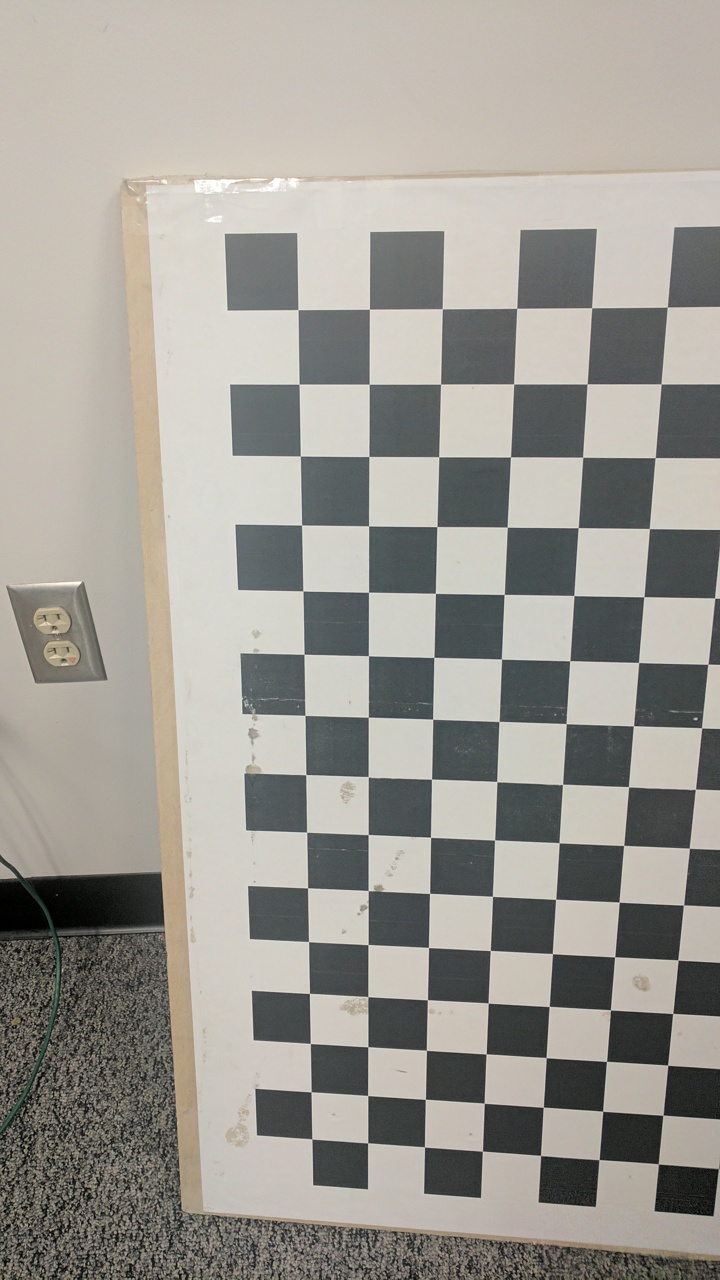
#> input picture Phase1/Data/Test/Test1/1.jpg, 720 x 1280 px
$ python Wrapper.py   (older library calls are emulated)
#> lines starting #> are read from the running program, lines starting #| are printed output that depends on the picture; after the words box and inside, x2 and y2 are one past the last pixel; in counts of white or black regions, pixels touching at a corner belong together
#!/usr/bin/evn python

"""
RBE/CS Fall 2022: Classical and Deep Learning Approaches for
Geometric Computer Vision
Project 1: MyAutoPano: Phase 2 Starter Code


Author(s):
Lening Li (lli4@wpi.edu)
Teaching Assistant in Robotics Engineering,
Worcester Polytechnic Institute
"""

# Code starts here:
import copy

import numpy as np
import cv2
from operator import itemgetter


# Add any python libraries here
def main():
    # [6 lines of commented-out code are left out]
    input_image1 = '../Data/Test/Test1/1.jpg'
    input_image2 = '../Data/Test/Test1/2.jpg'
    input_image3 = '../Data/Test/Test4/3.jpg'

    output_folder = './Test1/'


    """
    Read a set of images for Panorama stitching
    """

    img1 = cv2.imread(input_image1)
#> img1 is the input picture: shape (1280, 720, 3); mean B, G, R 146.9, 153.9, 156.9
    img2 = cv2.imread(input_image2)
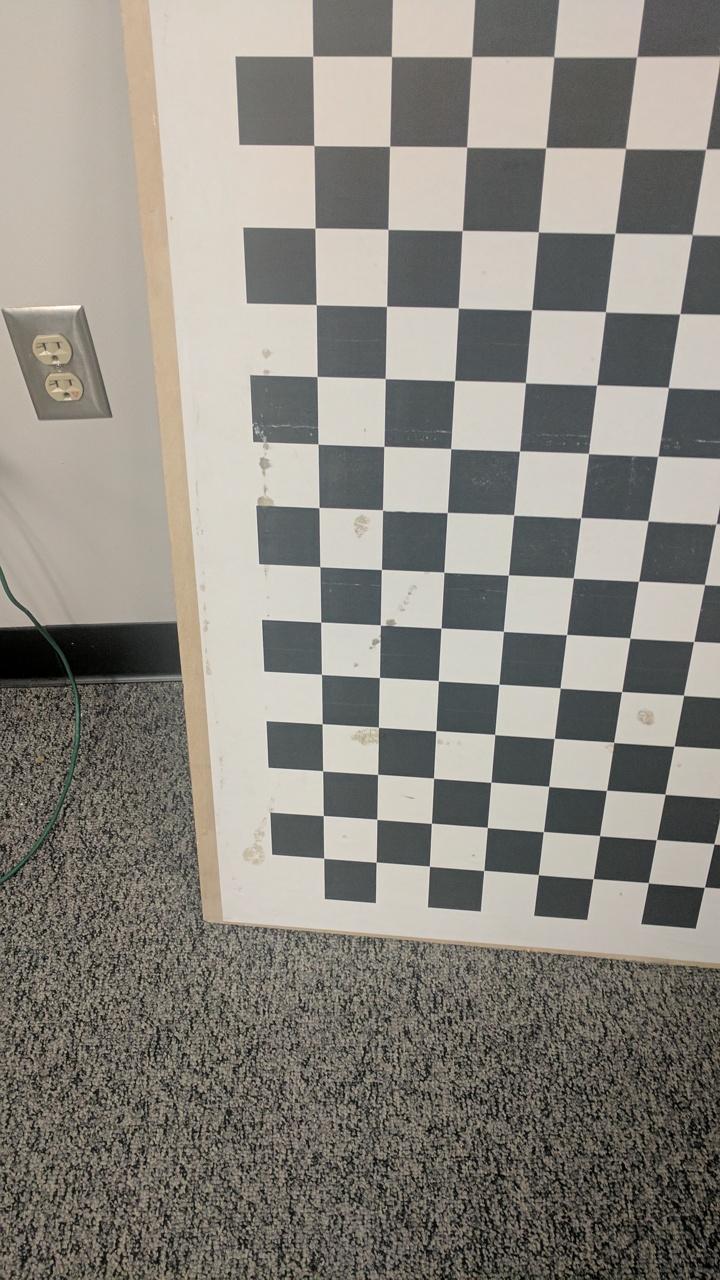
#> input picture Phase1/Data/Test/Test1/2.jpg, 720 x 1280 px
#> img2 is the input picture: shape (1280, 720, 3); mean B, G, R 128.4, 136, 139.8
    img3 = cv2.imread(input_image3)
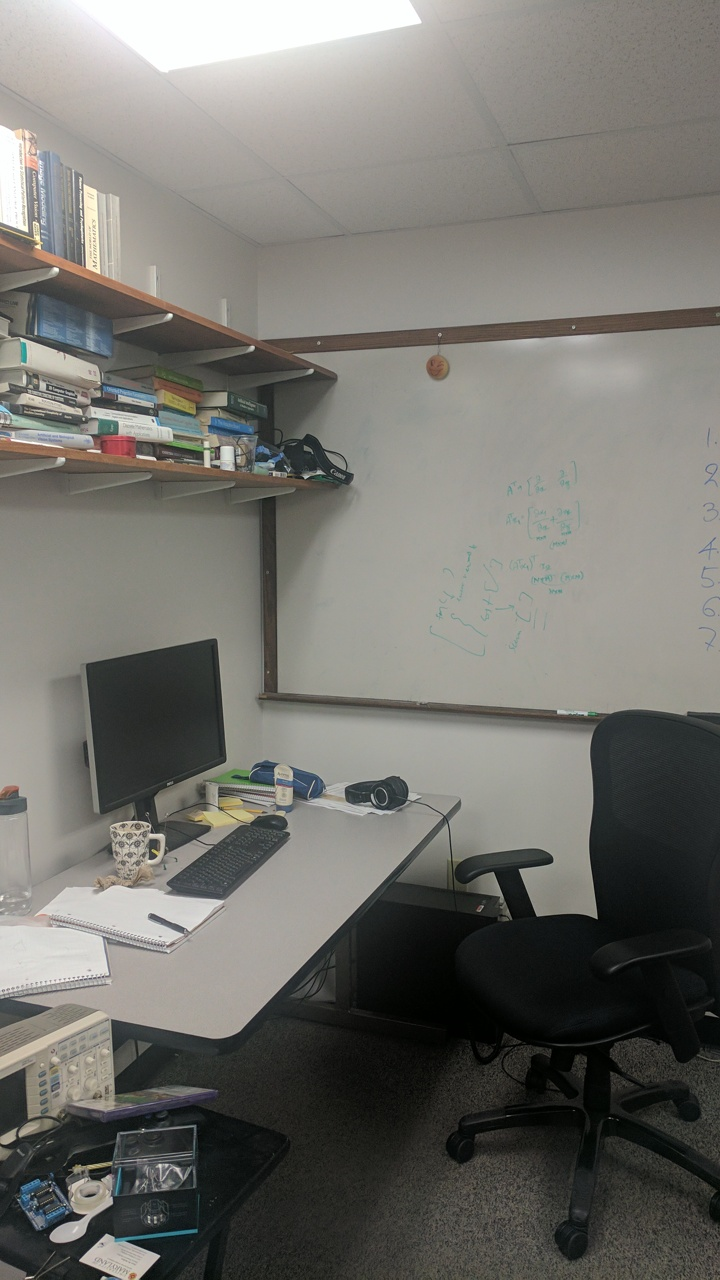
#> input picture Phase1/Data/Test/Test4/3.jpg, 720 x 1280 px
#> img3 is the input picture: shape (1280, 720, 3); mean B, G, R 109.5, 114.7, 115.9

    img1_gray = cv2.cvtColor(img1, cv2.COLOR_BGR2GRAY)
    img2_gray = cv2.cvtColor(img2, cv2.COLOR_BGR2GRAY)
    img1_gray = np.float32(img1_gray)
    img2_gray = np.float32(img2_gray)


    """
    Corner Detection
    Save Corner detection output as corners.png
    """
    corners1 = CornerDetection(img1, img1_gray, output_folder+'corners1.png')
#> in CornerDetection, `corners = cv2.goodFeaturesToTrack(gray_image, 1000000000, 0.01, 10)`: corners = 838 rows, first 8: [487, 1002], [427, 1051], [483, 1102], [487, 1053], [311, 1138], [616, 956], [618, 901], [610, 1009]
#> the loop in CornerDetection, `for i in corners:` made 838 passes
#> corners1 has the same summary as corners in CornerDetection
    corners2 = CornerDetection(img2, img2_gray, output_folder+'corners2.png')
#> call 2 of CornerDetection, with output_name = './Test1/corners2.png'
#> in CornerDetection (call 2), `corners = cv2.goodFeaturesToTrack(gray_image, 1000000000, 0.01, 10)`: corners = 2039 rows, first 8: [706, 886], [640, 580], [620, 693], [675, 745], [442, 627], [488, 828], [608, 789], [542, 833]
#> the loop in CornerDetection (call 2), `for i in corners:` made 2039 passes
#> after the loop in CornerDetection (call 2), `for i in corners:`:
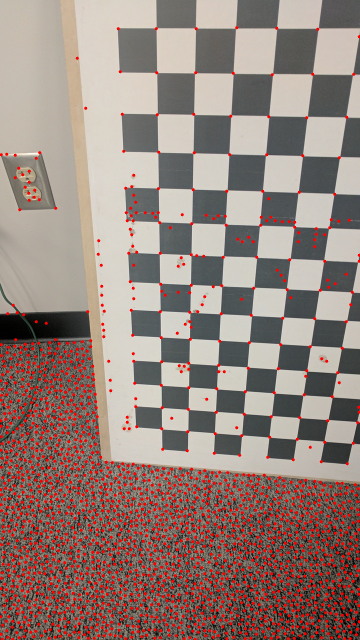
#> ori_image: shape (1280, 720, 3) (shown at 1/2 size); mean B, G, R 122.8, 129.9, 149.8
#> corners2 has the same summary as corners in CornerDetection

    """
    Perform ANMS: Adaptive Non-Maximal Suppression
    Save ANMS output as anms.png
    """

    img1 = cv2.imread(input_image1)
    img2 = cv2.imread(input_image2)
    img3 = cv2.imread(input_image3)

    img1_gray = cv2.cvtColor(img1, cv2.COLOR_BGR2GRAY)
    img2_gray = cv2.cvtColor(img2, cv2.COLOR_BGR2GRAY)
    img1_gray = np.float32(img1_gray)
    img2_gray = np.float32(img2_gray)

    anms_corners_img1 = ANMS(corners1, 100, img1, img1_gray, output_folder+'anms1.png')
    anms_corners_img2 = ANMS(corners2, 100, img2, img2_gray, output_folder+'anms2.png')

    """
    Feature Descriptors
    Save Feature Descriptor output as FD.png
    """

    img1 = cv2.imread(input_image1)
    img2 = cv2.imread(input_image2)
    img3 = cv2.imread(input_image3)

    img1_gray = cv2.cvtColor(img1, cv2.COLOR_BGR2GRAY)
    img2_gray = cv2.cvtColor(img2, cv2.COLOR_BGR2GRAY)
    img1_gray = np.float32(img1_gray)
    img2_gray = np.float32(img2_gray)

    anms_corners_img1 = np.delete(anms_corners_img1, 2, 1)
    anms_corners_img2 = np.delete(anms_corners_img2, 2, 1)
    patch_size = 40
    feat_desc = np.array(np.zeros((int((patch_size / 5) ** 2), 1)))
    epsilon = 10e-10

    feature1 = featuredescription(img1_gray, patch_size, anms_corners_img1, epsilon, feat_desc, 500)
    feature2 = featuredescription(img2_gray, patch_size, anms_corners_img2, epsilon, feat_desc, 500)

    """
    Feature Matching
    Save Feature Matching output as matching.png
    """

    img1 = cv2.imread(input_image1)
    img2 = cv2.imread(input_image2)
    img3 = cv2.imread(input_image3)

    img1_gray = cv2.cvtColor(img1, cv2.COLOR_BGR2GRAY)
    img2_gray = cv2.cvtColor(img2, cv2.COLOR_BGR2GRAY)
    img1_gray = np.float32(img1_gray)
    img2_gray = np.float32(img2_gray)

    ratioFM = 0.7

    cor1, cor2 = featureMatching(img1, img2, output_folder+'matching.png', feature1, feature2, anms_corners_img1, anms_corners_img2, ratioFM, epsilon)

    """
    Refine: RANSAC, Estimate Homography
    """

    img1 = cv2.imread(input_image1)
    img2 = cv2.imread(input_image2)
    img3 = cv2.imread(input_image3)

    img1_gray = cv2.cvtColor(img1, cv2.COLOR_BGR2GRAY)
    img2_gray = cv2.cvtColor(img2, cv2.COLOR_BGR2GRAY)
    img1_gray = np.float32(img1_gray)
    img2_gray = np.float32(img2_gray)

    pts_src, pts_dst, bestcorners1, bestcorners2 = RANSAC(cor1, cor2, img1, img2, 300, output_folder+'ransac.png')
    # [4 lines of commented-out code are left out]

    """
    Image Warping + Blending
    Save Panorama output as mypano.png
    """

    img1 = cv2.imread(input_image1)
    img2 = cv2.imread(input_image2)
    img3 = cv2.imread(input_image3)

    img1_gray = cv2.cvtColor(img1, cv2.COLOR_BGR2GRAY)
    img2_gray = cv2.cvtColor(img2, cv2.COLOR_BGR2GRAY)
    img1_gray = np.float32(img1_gray)
    img2_gray = np.float32(img2_gray)

    h, status = cv2.findHomography(pts_src, pts_dst)
    im_out = cv2.warpPerspective(img1, h, (img2.shape[1], img2.shape[0]))
    #cv2.imshow("Source Image", img1)
    #cv2.imshow("Destination Image", img2)
    #cv2.imshow("Warped Source Image", im_out)
    cv2.imwrite(output_folder+'Blending.png', im_out)
    #cv2.waitKey(0)


def CornerDetection(ori_image, gray_image, output_name):


    print('Called Corner Detection')

    #corners = cv2.cornerHarris(gray_image,2,5,0.07)

    corners = cv2.goodFeaturesToTrack(gray_image, 1000000000, 0.01, 10)
    corners = np.int0(corners)


    for i in corners:
        x, y = i.ravel()

        cv2.circle(ori_image, (x, y), 3, (0,0,255), -1)

    cv2.imwrite(output_name, ori_image)
    return corners

def ANMS(stron_corners, best_num_corners, ori_image, img_gray, imagename):

#> called with stron_corners = array of shape (838, 1, 2), best_num_corners = 100, imagename = './Test1/anms1.png'
    print('Called ANMS')

    l, _, w = stron_corners.shape
    r = np.inf * np.ones(l)
    best_coordinates = []
    anms_coordinates = []
    ED = 0
    #print('r', r)
    for i in range(l):
        coor1 = stron_corners[i]
        #print('coor1',coor1)
        xi = np.int(coor1[0][0])
        yi = np.int(coor1[0][1])
        for j in range(w):
            coor2 = stron_corners[j]
            xj = np.int(coor2[0][0])
            yj = np.int(coor2[0][1])
            if int(img_gray[yi, xi]) > int(img_gray[yj, xj]):
                ED = (xj - xi)**2 + (yj - yi)**2
            if ED < r[i]:
                r[i] = ED
                best_coordinates.append([xi, yi, r[i]])
#> this loop made 838 passes
#> after the loop, best_coordinates = 1176 items, first 6: [487, 1002, 0], [427, 1051, 6001], [483, 1102, 10016], [487, 1053, 2601], [311, 1138, 49472], [616, 956, 49472]; r = 838 values, max 841250 at index 759, min 0 at index 0, mean 153852.3
    best_coordinates = np.array(best_coordinates, np.int0)
#> best_coordinates = 1176 rows, first 8: [487, 1002, 0], [427, 1051, 6001], [483, 1102, 10016], [487, 1053, 2601], [311, 1138, 49472], [616, 956, 49472], [618, 901, 27362], [610, 1009, 15178]

    indices, dessorted = zip(*sorted(enumerate(-best_coordinates[:,2]), key=itemgetter(1)))
#> indices = 1176 values, max 1175 at index 65, min 0 at index 1175, mean 587.5; dessorted = 1176 values from -841250 to 0
    # [5 lines of commented-out code are left out]

    for i in range(len(indices)):
        k = indices[i]
        #print('indice', k)
        anms_coordinates.append(best_coordinates[k])
#> this loop made 1176 passes
#> k on passes 1 to 3: 1073, 1048, 1072
#> after the loop, anms_coordinates = 1176 items, first 6: [578, 1204, 841250], [698, 1203, 819721], [152, 176, 794501], [129, 186, 794020], [540, 1190, 791642], [162, 181, 779666]


    anms_coordinates = np.array(anms_coordinates)
#> anms_coordinates = 1176 rows, first 8: [578, 1204, 841250], [698, 1203, 819721], [152, 176, 794501], [129, 186, 794020], [540, 1190, 791642], [162, 181, 779666], [137, 194, 775364], [691, 1273, 775282]

    anms_coordinates = anms_coordinates[:best_num_corners, :]
#> anms_coordinates = 100 rows, first 8: [578, 1204, 841250], [698, 1203, 819721], [152, 176, 794501], [129, 186, 794020], [540, 1190, 791642], [162, 181, 779666], [137, 194, 775364], [691, 1273, 775282]
    anms_image = copy.deepcopy(ori_image)

    for i in anms_coordinates:
        x,y,_ = i.ravel()
        cv2.circle(anms_image, (int(x), int(y)), 3, [0, 0, 255], -1)
#> this loop made 100 passes
#> (i, x, y) on passes 1 to 8: ([578, 1204, 841250], 578, 1204), ([698, 1203, 819721], 698, 1203), ([152, 176, 794501], 152, 176), ([129, 186, 794020], 129, 186), ([540, 1190, 791642], 540, 1190), ([162, 181, 779666], 162, 181), ([137, 194, 775364], 137, 194), ([691, 1273, 775282], 691, 1273)
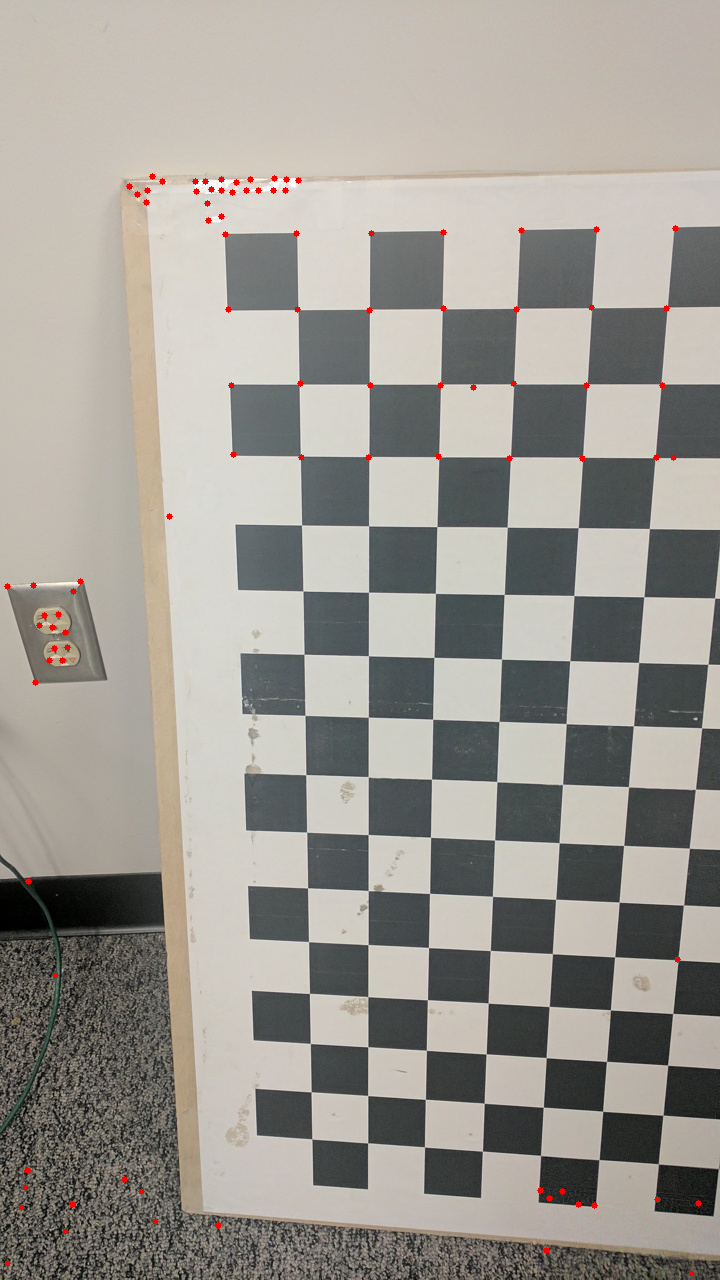
#> anms_image: shape (1280, 720, 3); 0.29% of pixels changed, all inside (x1, y1, x2, y2) = (4, 173, 702, 1277)
#> in main, `anms_corners_img1 = ANMS(corners1, 100, img1, img1_gray, output_folder..`: anms_corners_img1 has the same summary as anms_coordinates in ANMS
#> the loop in ANMS (call 2), `for i in range(l):` made 2039 passes
#> the loop in ANMS (call 2), `for i in anms_coordinates:` made 100 passes
#> i on passes 1 to 8: [236, 57, 908141], [154, 116, 897604], [312, 57, 842477], [2, 309, 828545], [13, 308, 814333], [351, 1212, 790169], [30, 310, 788752], [392, 57, 785837]
    cv2.imwrite(imagename, anms_image)
    #print('best', anms_coordinates)
    return anms_coordinates

def featuredescription(image, patch_size, anmsPos, epsilon, feat_desc, padsize):
#> called with patch_size = 40, anmsPos = array of shape (100, 2), epsilon = 1e-09, feat_desc = array of shape (64, 1), padsize = 500
    print('Called Feature Description')
    anmsPos = np.array(anmsPos)
    r, c = anmsPos.shape  # Size of the ANMS
    img_pad = np.pad(image, padsize, 'constant',
                     constant_values=0)# add a border around image for patching, zero to add black countering

    for i in range(r):

        patch_center = anmsPos[i]
        patch_x = abs(int(patch_center[0] - (patch_size / 2)))
        patch_y = abs(int(patch_center[1] - (patch_size / 2)))
        #ac print('y', patch_y) # Here there is a problem with the axis Y for image 2 when the value is less than 20.
        patch = img_pad[patch_x:patch_x + patch_size, patch_y:patch_y + patch_size]

        # Apply Gauss blur
        blur_patch = cv2.GaussianBlur(patch, (5, 5), 0)

        # Sub-sample to 8x8
        sub_sample = blur_patch[::5, ::5]
        cv2.imwrite('./patch/patch' + str(i) + '.png', sub_sample)

        # Re-sahpe to 64x1
        feats = sub_sample.reshape(int((patch_size / 5) ** 2), 1)

        # Make the mean 0
        feats = feats - np.mean(feats)

        # Make the variance 1
        feats = feats / (np.std(feats) + epsilon)
        cv2.imwrite('./feature/feature_vector' + str(i) + '.png', feats)

        feat_desc = np.dstack((feat_desc, feats))
#> patch: shape (40, 40) float32; every value is 0

    return feat_desc[:, :, 1:]

def featureMatching(img1, img2, imagename, featv1, featv2, best_corners1, best_corners2, ratioFM, epsilon):
#> called with imagename = './Test1/matching.png', featv1 = array of shape (64, 1, 100), featv2 = array of shape (64, 1, 100), best_corners1 = array of shape (100, 2), best_corners2 = array of shape (100, 2), ratioFM = 0.7, epsilon = 1e-09
    print('Called Feature Matching')
    matchpair_img1 = []
    matchpair_img2 = []
    # ssd = []
    #print('shapeimag1', img1.shape) #img1(600x450), #img(450x600)
    r, c, s = featv1.shape
    h, v, d = featv2.shape

    for i in range(s):
        ssd = []
        for j in range(d):
            ssd.append(sum(pow(featv1[:, :, i] - featv2[:, :, j], 2)))
        indices, ssdsorted = zip(*sorted(enumerate(ssd), key=itemgetter(1)))
        ratio = ssdsorted[0] / (ssdsorted[1] + epsilon)

        if ratio < ratioFM:
            matchpair_img1.append(best_corners1[indices[0]])
            matchpair_img2.append(best_corners2[indices[0]])

    matchpair_img1 = np.array(matchpair_img1)
    matchpair_img2 = np.array(matchpair_img2)

    # ploting the points in the image #img1(600x450), #imgshape(450x600)

    newImageshape = (max(img1.shape[0], img2.shape[0]), img1.shape[1]+img2.shape[1], img1.shape[2])
    newImage = np.zeros(newImageshape, type(img1.flat[0]))
    newImage[0:img1.shape[0], 0:img1.shape[1]] = img1
    newImage[0:img2.shape[0], img1.shape[1]:img1.shape[1]+img2.shape[1]] = img2

    for i in range(len(matchpair_img1)):

        x1, y1 = matchpair_img1[i]
        x2, y2 = matchpair_img2[i]
        x2 = x2 + img1.shape[1]

        cv2.circle(newImage, (x1, y1), 3, (0, 0, 255), -1)
        cv2.circle(newImage, (x2, y2), 3, (255, 0, 0), -1)
        cv2.line(newImage, (x1, y1), (x2, y2), (0, 255, 255), 2)
#> this loop made 92 passes
#> newImage: shape (1280, 1440, 3); mean B, G, R 137.4, 145.2, 148.5

    cv2.imwrite(imagename, newImage)
    return matchpair_img1, matchpair_img2

def RANSAC(pair1, pair2, img1, img2, N, imagename):# parametes is all img1 points matches and img2point matches

#> called with pair1 = array of shape (92, 2), pair2 = array of shape (92, 2), N = 300, imagename = './Test1/ransac.png'
    print('Called RANSAC')
    bestcount = 0
    bestmatches = []
    threshold = 0.9
    n = len(pair1)
    for i in range(N):

        randomRow = np.random.randint(n, size=4)
        randomPair1 = np.array([pair1[randomRow[0], :], pair1[randomRow[1], :], pair1[randomRow[2], :], pair1[randomRow[3], :]])
        randomPair2 = np.array([pair2[randomRow[0], :], pair2[randomRow[1], :], pair2[randomRow[2], :], pair2[randomRow[3], :]])
        # print('random1', randomPair1)
        # print('random2', randomPair2)


        H = homography(randomPair1, randomPair2)
        #print('H', H)
        inliers = 0
        fordot = np.concatenate((randomPair1, np.ones((randomPair1.shape[0], 1))), axis = 1 )
        img2_new = np.dot(H, fordot.T )
        img2_new[-1, :] = img2_new[-1, :] + 0.000001
        img2_new = img2_new / (img2_new[-1 :])
        img2_new = img2_new.T

        x = img2_new[:, 1]
        y = img2_new[:, 0]


        img2_new = np.stack((y,x), axis = -1)
        ssd = np.sum(((randomPair2 - img2_new)**2), axis = 1)

        inliner = np.where(ssd < threshold)
        if(len(inliner[0]) > bestcount or bestcount ==0 ):
            bestcount = len(inliner[0])
            bestmatches_img1 = randomPair1[inliner]
            bestmatches_img2 = randomPair2[inliner]

        matchpair_img1 = np.array(bestmatches_img1)
        matchpair_img2 = np.array(bestmatches_img2)

    # ploting the points in the image
    newImageshape = (max(img1.shape[0], img2.shape[0]), img1.shape[1]+img2.shape[1], img1.shape[2])
    newImage = np.zeros(newImageshape, type(img1.flat[0]))
    newImage[0:img1.shape[0], 0:img1.shape[1]] = img1
    newImage[0:img2.shape[0], img1.shape[1]:img1.shape[1]+img2.shape[1]] = img2

    for i in range(len(matchpair_img1)):

        x1, y1 = matchpair_img1[i]
        x2, y2 = matchpair_img2[i]
        x2 = x2 + img1.shape[1]

        cv2.circle(newImage, (x1, y1), 3, 255, 1)
        cv2.circle(newImage, (x2, y2), 3, 255, 1)
        cv2.line(newImage, (x1, y1), (x2, y2), (0, 255, 255), 2)
#> this loop made 4 passes
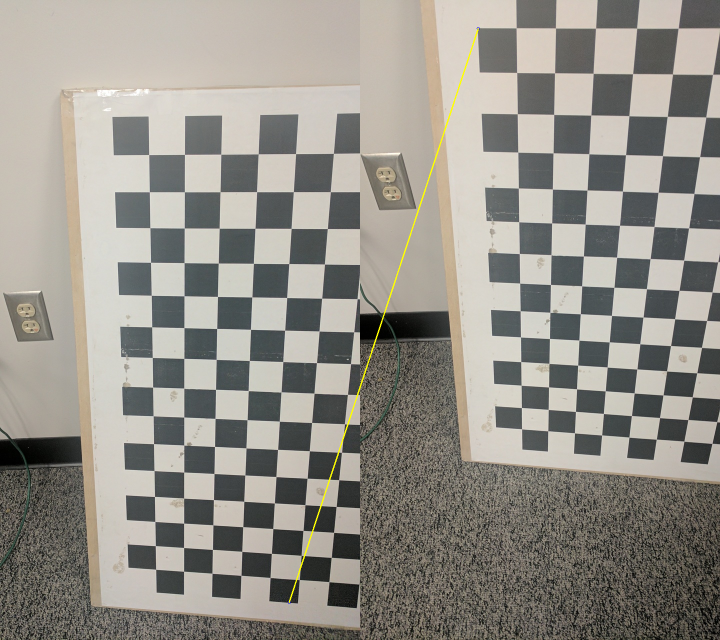
#> newImage: shape (1280, 1440, 3) (shown at 1/2 size); mean B, G, R 137.4, 145.2, 148.5

    cv2.imwrite(imagename, newImage)

    return randomPair1, randomPair2, bestmatches_img1, bestmatches_img2 #coordinates of the best matches


#input: a list 4 selected random pairs for img1 and img2
def homography(img1_kp, img2_kp):
    #print('called Homograhy')

    corners = np.float32(img1_kp)
    new_corners = np.float32(img2_kp)
    #print('ACornersHfloat', corners)
    #print('ANewCornersHfloat', new_corners)


    matrix = cv2.getPerspectiveTransform(corners, new_corners)
    #print('matrix in homography', matrix)
    # H = cv2.warpPerspective(H, (500, 600))
    # H = np.linalg.inv(matrix) # is this right? why do you need the inverse?
    return matrix


if __name__ == "__main__":
#> (the run stopped early here; a loop or call above may not have finished)
